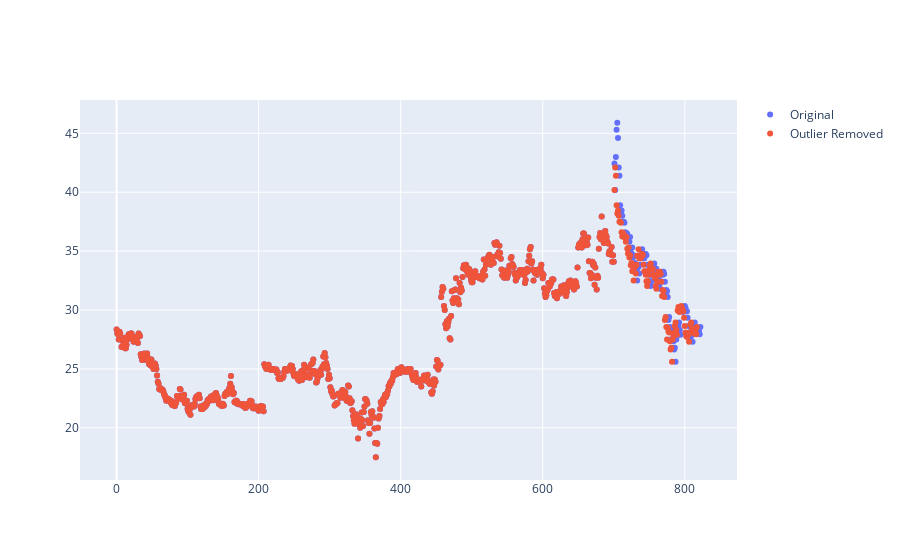

The notebook cell saved with this chart:
### Markdown cell above
# ACB

### Code cell
ACB = pd.read_csv('data/2024-03-28_ACB.csv')
acb_remove = remove_outlier(ACB, ['VND'], 35, 65)

fig_acb = go.Figure()
fig_acb.add_trace(go.Scatter(y=ACB['VND'], mode='markers', name='Original'))
fig_acb.add_trace(go.Scatter(y=acb_remove['VND'], mode='markers', name='Outlier Removed'))
fig_acb.show()

### Figure 1 — Plotly figure (JSON) as saved in the notebook; plotly's stock layout.template omitted (floating-point values rounded to 4 significant figures; data arrays with more than 128 entries replaced by an {"elided": "..."} marker saying what was removed)
{"data": [{"mode": "markers", "name": "Original", "type": "scatter", "y": {"elided": "823 float values"}}, {"mode": "markers", "name": "Outlier Removed", "type": "scatter", "y": {"elided": "818 float values"}}], "layout": {}}
